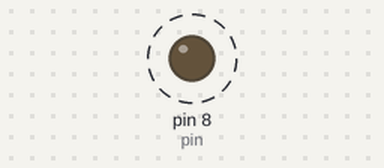
Bench run of a sketch on a simulated Arduino Uno, built with avr-gcc and run on an emulated ATmega328P. On the bench: output pins drawn as LEDs (lit = HIGH). Dashed ring = blinking.

Above: at 0.5 s.
Timing chart, 0 to 4.6 s (numbered marks = the images above):
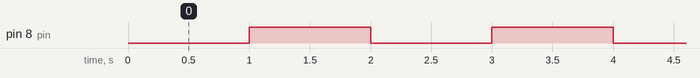

Measured:
- by itself, pin 8 (pin): alternates HIGH for 1.0 s and LOW for 1.0 s

The sketch:

blink.ino
```cpp
const unsigned int pin = 8;
unsigned long interval = 1000;
unsigned long previousTime_ms = 0;
int ledStateHigh = 0;

void toggleLED() {
	if (ledStateHigh) {
		digitalWrite(pin, LOW);
		ledStateHigh = 0;
	}
	else {
		digitalWrite(pin, HIGH);
		ledStateHigh = 1;
	}
}

void setup() {
	pinMode(pin, OUTPUT);
	digitalWrite(pin, LOW);
}

void loop() {
	unsigned long now_ms = millis();

	if (now_ms - previousTime_ms >= interval) {
		toggleLED();
		previousTime_ms = now_ms;
	}
}
```
